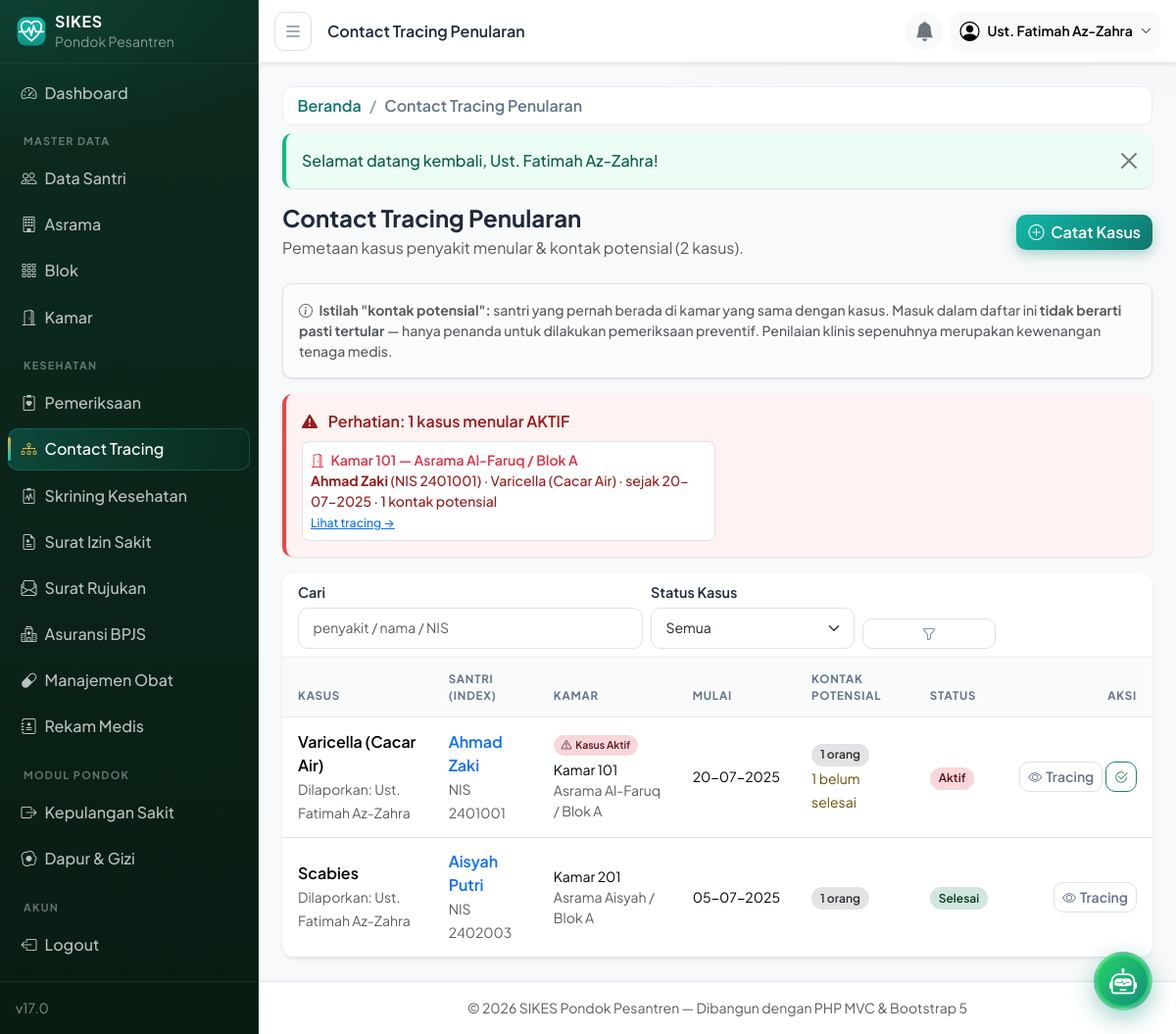
The app's page /tracing (signed in) with its own data.
### tables this page shows
CREATE TABLE kasus_menular (
  id              BIGINT UNSIGNED AUTO_INCREMENT PRIMARY KEY,
  santri_id       INT UNSIGNED NOT NULL,
  penyakit        VARCHAR(150) NOT NULL,
  tanggal_mulai   DATE NOT NULL,
  tanggal_selesai DATE DEFAULT NULL,
  status_kasus    ENUM('aktif','selesai') NOT NULL DEFAULT 'aktif',
  catatan         TEXT DEFAULT NULL,
  dilaporkan_id   INT UNSIGNED DEFAULT NULL COMMENT 'tenaga medis pelapor',
  created_at      TIMESTAMP NOT NULL DEFAULT CURRENT_TIMESTAMP,
  updated_at      TIMESTAMP NOT NULL DEFAULT CURRENT_TIMESTAMP ON UPDATE CURRENT_TIMESTAMP,
  INDEX idx_kasus_status (status_kasus),
  INDEX idx_kasus_mulai  (tanggal_mulai),
  CONSTRAINT fk_kasus_santri FOREIGN KEY (santri_id) REFERENCES santri (id)
    ON DELETE CASCADE ON UPDATE CASCADE,
  CONSTRAINT fk_kasus_pelapor FOREIGN KEY (dilaporkan_id) REFERENCES users (id)
    ON DELETE SET NULL ON UPDATE CASCADE
);

CREATE TABLE kamar (
  id         INT UNSIGNED AUTO_INCREMENT PRIMARY KEY,
  blok_id    INT UNSIGNED NOT NULL,
  nama       VARCHAR(50)  NOT NULL,
  kapasitas  INT UNSIGNED NOT NULL DEFAULT 8,
  created_at TIMESTAMP NOT NULL DEFAULT CURRENT_TIMESTAMP,
  updated_at TIMESTAMP NOT NULL DEFAULT CURRENT_TIMESTAMP ON UPDATE CURRENT_TIMESTAMP,
  UNIQUE KEY uq_kamar (blok_id, nama),
  CONSTRAINT fk_kamar_blok FOREIGN KEY (blok_id) REFERENCES blok (id)
    ON DELETE RESTRICT ON UPDATE CASCADE
);

CREATE TABLE asrama (
  id         INT UNSIGNED AUTO_INCREMENT PRIMARY KEY,
  nama       VARCHAR(100) NOT NULL,
  jenis      ENUM('putra','putri') NOT NULL,
  lokasi     VARCHAR(150) DEFAULT NULL,
  keterangan VARCHAR(255) DEFAULT NULL,
  created_at TIMESTAMP NOT NULL DEFAULT CURRENT_TIMESTAMP,
  updated_at TIMESTAMP NOT NULL DEFAULT CURRENT_TIMESTAMP ON UPDATE CURRENT_TIMESTAMP
);

CREATE TABLE blok (
  id         INT UNSIGNED AUTO_INCREMENT PRIMARY KEY,
  asrama_id  INT UNSIGNED NOT NULL,
  nama       VARCHAR(100) NOT NULL,
  keterangan VARCHAR(255) DEFAULT NULL,
  created_at TIMESTAMP NOT NULL DEFAULT CURRENT_TIMESTAMP,
  updated_at TIMESTAMP NOT NULL DEFAULT CURRENT_TIMESTAMP ON UPDATE CURRENT_TIMESTAMP,
  UNIQUE KEY uq_blok (asrama_id, nama),
  CONSTRAINT fk_blok_asrama FOREIGN KEY (asrama_id) REFERENCES asrama (id)
    ON DELETE RESTRICT ON UPDATE CASCADE
);

CREATE TABLE santri (
  id            INT UNSIGNED AUTO_INCREMENT PRIMARY KEY,
  nis           VARCHAR(20) NOT NULL UNIQUE,
  nisn          VARCHAR(15) DEFAULT NULL UNIQUE,
  nama          VARCHAR(100) NOT NULL,
  jenis_kelamin ENUM('L','P') NOT NULL,
  tempat_lahir  VARCHAR(100) DEFAULT NULL,
  tanggal_lahir DATE DEFAULT NULL,
  alamat        VARCHAR(255) DEFAULT NULL,
  no_telepon    VARCHAR(20) DEFAULT NULL,
  wali_id       INT UNSIGNED DEFAULT NULL,
  kamar_id      INT UNSIGNED DEFAULT NULL COMMENT 'NULL = belum ditempatkan',
  status        ENUM('aktif','nonaktif') NOT NULL DEFAULT 'aktif',
  created_at    TIMESTAMP NOT NULL DEFAULT CURRENT_TIMESTAMP,
  updated_at    TIMESTAMP NOT NULL DEFAULT CURRENT_TIMESTAMP ON UPDATE CURRENT_TIMESTAMP,
  INDEX idx_santri_nama (nama),
  INDEX idx_santri_status (status),
  CONSTRAINT fk_santri_wali FOREIGN KEY (wali_id) REFERENCES wali_santri (id)
    ON DELETE SET NULL ON UPDATE CASCADE,
  CONSTRAINT fk_santri_kamar FOREIGN KEY (kamar_id) REFERENCES kamar (id)
    ON DELETE SET NULL ON UPDATE CASCADE
);

CREATE TABLE users (
  id         INT UNSIGNED AUTO_INCREMENT PRIMARY KEY,
  nama       VARCHAR(100) NOT NULL,
  username   VARCHAR(50)  NOT NULL UNIQUE,
  email      VARCHAR(100) DEFAULT NULL,
  password   VARCHAR(255) NOT NULL COMMENT 'bcrypt via password_hash()',
  role_id    INT UNSIGNED NOT NULL,
  is_active  TINYINT(1) NOT NULL DEFAULT 1,
  last_login DATETIME DEFAULT NULL,
  created_at TIMESTAMP NOT NULL DEFAULT CURRENT_TIMESTAMP,
  updated_at TIMESTAMP NOT NULL DEFAULT CURRENT_TIMESTAMP ON UPDATE CURRENT_TIMESTAMP,
  CONSTRAINT fk_users_role FOREIGN KEY (role_id) REFERENCES roles (id)
    ON DELETE RESTRICT ON UPDATE CASCADE
);

### app/views/tracing/index.php (the view, shortened to what the rows shown need)
<div class="d-flex flex-wrap align-items-center justify-content-between mb-4 gap-2">
    <div>
        <h1 class="h4 fw-bold mb-1">Contact Tracing Penularan</h1>
        <p class="text-muted mb-0">Pemetaan kasus penyakit menular &amp; kontak potensial (<?= (int) $data['total'] ?> kasus).</p>
    </div>
    <?php if (Auth::hasPermission('pemeriksaan.create')): ?>
    <a href="<?= base_url('/tracing/kasus/create') ?>" class="btn btn-brand">
        <i class="bi bi-plus-circle me-1"></i> Catat Kasus
    </a>
    <?php endif; ?>
</div>
<?php require ROOT_PATH . '/app/views/partials/flash.php'; ?>
<div class="alert alert-light border small text-muted mb-3">
    <i class="bi bi-info-circle me-1"></i>
    <strong>Istilah "kontak potensial":</strong> santri yang pernah berada di kamar yang sama dengan kasus.
    Masuk dalam daftar ini <strong>tidak berarti pasti tertular</strong> — hanya penanda untuk dilakukan
    pemeriksaan preventif. Penilaian klinis sepenuhnya merupakan kewenangan tenaga medis.
</div>
<?php if ($kasusAktif): ?>
<div class="alert alert-danger">
    <div class="fw-semibold mb-2">
        <i class="bi bi-exclamation-triangle-fill me-2"></i>
        Perhatian: <?= count($kasusAktif) ?> kasus menular AKTIF
    </div>
    <div class="row g-2">
        <?php foreach ($kasusAktif as $ka): ?>
        <div class="col-md-6">
            <div class="border rounded-3 p-2 bg-white small">
                <div class="fw-semibold text-danger">
                    <i class="bi bi-door-open me-1"></i>
                    <?= $ka['kamar_nama'] ? 'Kamar ' . e($ka['kamar_nama']) : 'Belum ditempatkan' ?>
                    <?= $ka['asrama_nama'] ? ' — ' . e($ka['asrama_nama']) . ' / ' . e($ka['blok_nama'] ?? '') : '' ?>
                </div>
                <div>
                    <strong><?= e($ka['santri_nama']) ?></strong> (NIS <?= e($ka['nis']) ?>) ·
                    <?= e($ka['penyakit']) ?> · sejak <?= e(date('d-m-Y', strtotime($ka['tanggal_mulai']))) ?> ·
                    <?= (int) $ka['kontak_count'] ?> kontak potensial
                </div>
                <a href="<?= base_url('/tracing/kasus/' . $ka['kasus_id']) ?>" class="small">Lihat tracing &rarr;</a>
            </div>
        </div>
        <?php endforeach; ?>
    </div>
</div>
<?php endif; ?>
<div class="card border-0 shadow-sm">
    <div class="card-header bg-white">
        <form class="row g-2 align-items-end" method="GET" action="<?= base_url('/tracing') ?>">
            <div class="col-md-5">
                <label class="form-label small mb-1">Cari</label>
                <input type="text" name="q" class="form-control form-control-sm"
                       placeholder="penyakit / nama / NIS" value="<?= e($filters['q']) ?>">
            </div>
            <div class="col-6 col-md-3">
                <label class="form-label small mb-1">Status Kasus</label>
                <select name="status" class="form-select form-select-sm">
                    <option value="">Semua</option>
                </select>
            </div>
            <div class="col-6 col-md-2 d-grid">
                <button class="btn btn-sm btn-outline-secondary"><i class="bi bi-funnel"></i></button>
            </div>
        </form>
    </div>
    <div class="table-responsive">
        <table class="table table-hover align-middle mb-0">
            <thead><tr>
                <th>Kasus</th><th>Santri (Index)</th><th>Kamar</th><th>Mulai</th>
                <th>Kontak Potensial</th><th>Status</th><th class="text-end">Aksi</th>
            </tr></thead>
            <tbody>
            <?php foreach ($data['rows'] as $row): ?>
                <tr>
                    <td>
                        <div class="fw-semibold"><?= e($row['penyakit']) ?></div>
                        <small class="text-muted">Dilaporkan: <?= e($row['pelapor_nama'] ?? '-') ?></small>
                    </td>
                    <td>
                        <a class="fw-semibold text-decoration-none" href="<?= base_url('/santri/' . $row['santri_id']) ?>">
                            <?= e($row['santri_nama']) ?>
                        </a>
                        <div><small class="text-muted">NIS <?= e($row['nis']) ?></small></div>
                    </td>
                    <td class="small">
                        <?php if ($row['kamar_nama']): ?>
                            <?php if ($row['status_kasus'] === 'aktif'): ?>
                                <span class="badge bg-danger-subtle text-danger-emphasis mb-1">
                                    <i class="bi bi-exclamation-triangle me-1"></i>Kasus Aktif
                                </span>
                            <?php endif; ?>
                            <div>Kamar <?= e($row['kamar_nama']) ?></div>
                            <div class="text-muted"><?= e($row['asrama_nama']) ?> / <?= e($row['blok_nama']) ?></div>
                        <?php else: ?>
                            <span class="text-muted">Belum ditempatkan</span>
                        <?php endif; ?>
                    </td>
                    <td class="small text-nowrap"><?= e(date('d-m-Y', strtotime($row['tanggal_mulai']))) ?></td>
                    <td>
                        <span class="badge bg-secondary-subtle text-secondary-emphasis"><?= (int) $row['kontak_count'] ?> orang</span>
                        <?php if ((int) $row['kontak_belum_selesai'] > 0): ?>
                            <div><small class="text-warning-emphasis"><?= (int) $row['kontak_belum_selesai'] ?> belum selesai</small></div>
                        <?php endif; ?>
                    </td>
                    <td>
                        <span class="badge bg-<?= $row['status_kasus'] === 'aktif' ? 'danger' : 'success' ?>-subtle
                                      text-<?= $row['status_kasus'] === 'aktif' ? 'danger' : 'success' ?>-emphasis">
                            <?= KasusMenular::STATUS_LABEL[$row['status_kasus']] ?>
                        </span>
                    </td>
                    <td class="text-end text-nowrap">
                        <a class="btn btn-sm btn-outline-secondary" href="<?= base_url('/tracing/kasus/' . $row['id']) ?>">
                            <i class="bi bi-eye me-1"></i>Tracing
                        </a>
                        <?php if ($row['status_kasus'] === 'aktif' && Auth::hasPermission('pemeriksaan.edit')): ?>
                        <form class="d-inline" method="POST" action="<?= base_url('/tracing/kasus/' . $row['id'] . '/tutup') ?>"
                              onsubmit="return confirm('Tutup kasus ini? Warning kamar akan hilang.')">
                            <button class="btn btn-sm btn-outline-success" title="Tutup Kasus"><i class="bi bi-check2-circle"></i></button>
                        </form>
                        <?php endif; ?>
                    </td>
                </tr>
            <?php endforeach; ?>
            </tbody>
        </table>
    </div>
</div>

### app/core/Router.php (shortened to what the rows shown need)
<?php
class Router
{
    private array $routes = [];
    private function add(string $method, string $path, string $handler, ?string $permission): void
    {
        $this->routes[] = compact('method', 'path', 'handler', 'permission');
    }
    public function dispatch(): void
    {
        $httpMethod = strtoupper($_SERVER['REQUEST_METHOD']);
        $uri        = current_path();
        foreach ($this->routes as $route) {
            if ($route['method'] !== $httpMethod) {
                continue;
            }
            if (preg_match($this->toRegex($route['path']), $uri, $matches)) {
                $params = array_values(array_filter($matches, 'is_string', ARRAY_FILTER_USE_KEY));
                $this->invoke($route['handler'], $params);
                return;
            }
        }
    }
    private function toRegex(string $path): string
    {
        $regex = preg_replace('#\{([a-zA-Z_][a-zA-Z0-9_]*)\}#', '(?<$1>[a-zA-Z0-9_-]+)', $path);
        return '#^' . $regex . '$#';
    }
    private function invoke(string $handler, array $params): void
    {
        [$controllerName, $action] = explode('@', $handler);
        (new $class())->{$action}(...$params);
    }
}

### records on screen
kasus_menular: kamar.nama "101", asrama.nama "Asrama Al-Faruq", blok.nama "Blok A", santri.nama "Ahmad Zaki", santri.nis "2401001", penyakit "Varicella (Cacar Air)", tanggal_mulai "20-07-2025", kontak_count "1", dilaporkan.nama "Ust. Fatimah Az-Zahra", shows "Kasus Aktif", kontak_belum_selesai "1", status_kasus "Aktif"
kasus_menular: penyakit "Scabies", dilaporkan.nama "Ust. Fatimah Az-Zahra", santri.nama "Aisyah Putri", santri.nis "2402003", kamar.nama "201", asrama.nama "Asrama Aisyah", blok.nama "Blok A", tanggal_mulai "05-07-2025", kontak_count "1", status_kasus "Selesai"

### other values on screen
$bcItem['label'] "Beranda"
$bcItem['label'] "Contact Tracing Penularan"
$message "Selamat datang kembali, Ust. Fatimah Az-Zahra!"
